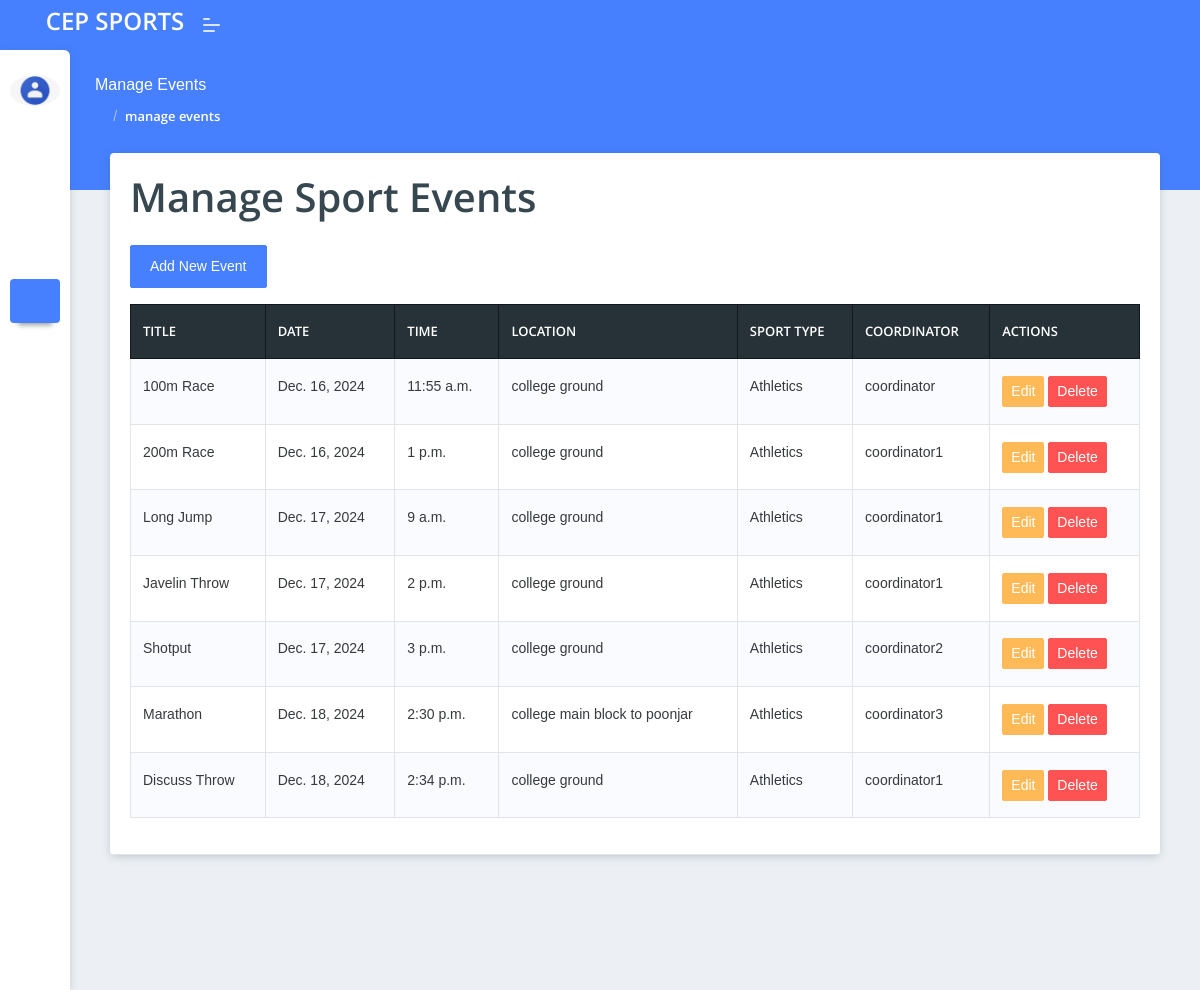
Before: /admin_panel/sport_events/ with the older database file.
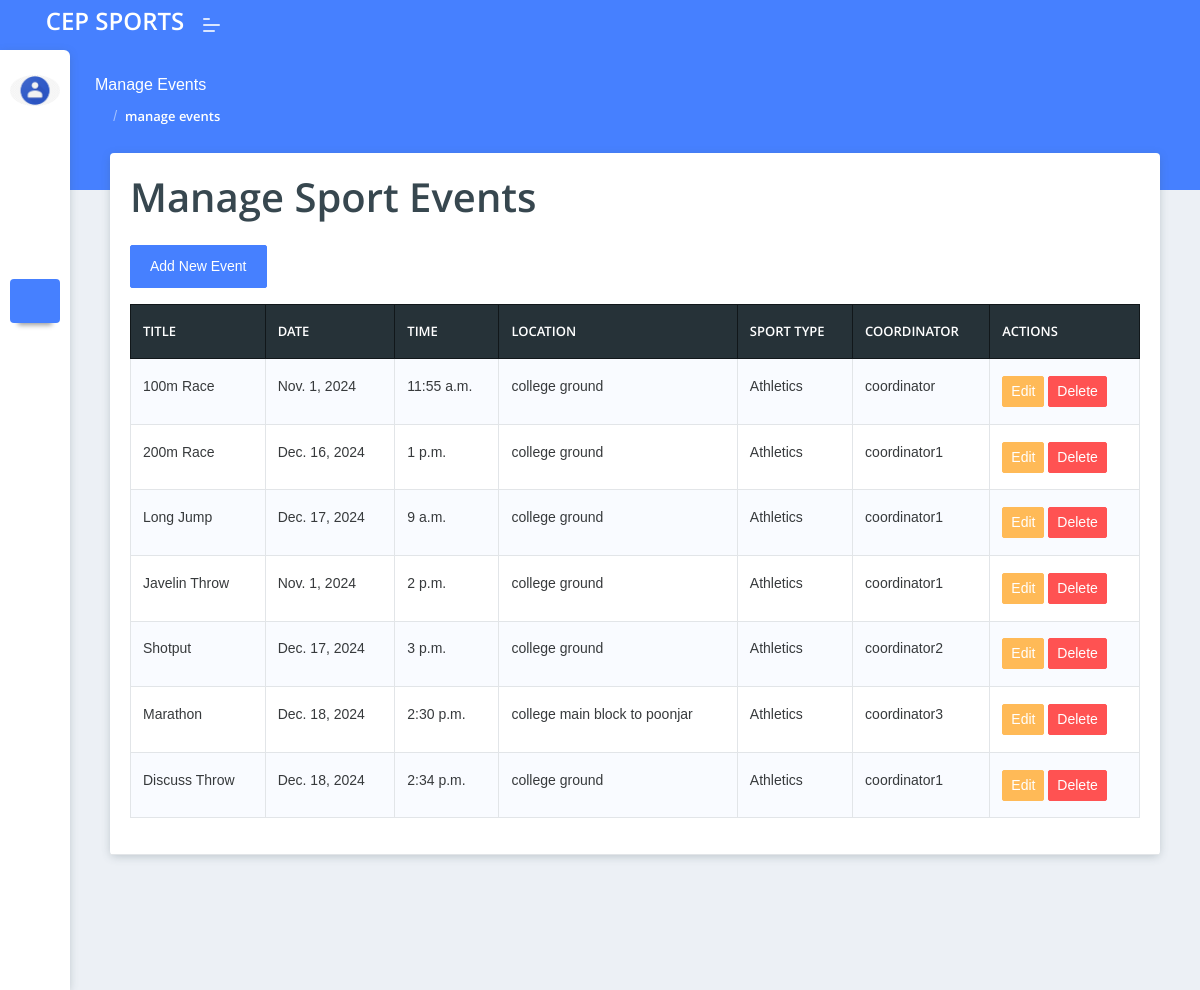
After: the same page with the newer database file.
### admin_panel/models.py (models this page shows, shortened)
class SportEvent(models.Model):
    title = models.CharField(max_length=255)
    description = models.TextField()
    date = models.DateField()
    time = models.TimeField()
    location = models.CharField(max_length=255)
    sport_type = models.CharField(max_length=50)
    remarks = models.TextField(blank=True, null=True)
    coordinator = models.ForeignKey(Coordinator, on_delete=models.CASCADE)

class Coordinator(models.Model):
    user = models.OneToOneField(User, on_delete=models.CASCADE)
    email = models.EmailField()
    full_name = models.CharField(max_length=100, blank=True, null=True)
    phone_number = models.CharField(max_length=15, blank=True)
    department = models.CharField(max_length=30, blank=True)  # Updated related_name

### admin_panel/views.py (the view)
# urls.py: path('sport_events/', views.sport_event_list, name='sport_events'),
def sport_event_list(request):
    sport_events = SportEvent.objects.all()
    return render(request, 'admin_panel/sport_events.html', {'sport_events': sport_events})

### admin_panel/templates/admin_panel/sport_events.html (shortened to what this page needs)
{% extends "admin_panel/base.html" %}
{% load static %}
{% block content %}
  <div class="pcoded-main-container">
    <div class="pcoded-content">
        <div class="page-header">
            <div class="page-block">
                <div class="row align-items-center">
                    <div class="col-md-12">
                        <div class="page-header-title">
                            <h5 class="m-b-10">Manage Events</h5>
                        </div>
                        <ul class="breadcrumb">
                            <li class="breadcrumb-item"><a href="{% url "admin_dashboard" %}"><i class="feather icon-home"></i></a></li>
                            <li class="breadcrumb-item"><a href="#!">manage events</a></li>
                        </ul>
                    </div>
                </div>
            </div>
        </div>
        <div class="col-sm-12">
          <div class="card">
              <div class="card-header">
                <h1 class="mb-4">Manage Sport Events</h1>
<div class="mb-3">
    <a href="{% url 'sport_event_add' %}" class="btn btn-primary">Add New Event</a>
</div>
<table class="table table-bordered table-striped">
    <thead class="thead-dark">
        <tr>
            <th>Title</th>
            <th>Date</th>
            <th>Time</th>
            <th>Location</th>
            <th>Sport Type</th>
            <th>Coordinator</th>
            <th>Actions</th>
        </tr>
    </thead>
    <tbody>
        {% for event in sport_events %}
        <tr>
            <td>{{ event.title }}</td>
            <td>{{ event.date }}</td>
            <td>{{ event.time }}</td>
            <td>{{ event.location }}</td>
            <td>{{ event.sport_type }}</td>
            <td>{{ event.coordinator.user.username }}</td>
            <td>
                <a href="{% url 'sport_event_edit' event.id %}" class="btn btn-sm btn-warning">Edit</a>
                <form action="{% url 'sport_event_delete' event.id %}" method= "post" style="display:inline;">
                    <button type="button" class="btn btn-danger btn-sm" onclick="confirmDelete(this);">Delete</button>
                </form>
            </td>
        </tr>
        {% empty %}
        <tr>
            <td colspan="7" class="text-center">No sport events found</td>
        </tr>
        {% endfor %}
    </tbody>
</table>
          </div>
      </div>
    </div>
</div>
{% endblock content %}

Changed rows visible on the page:
changed SportEvent "100m Race": date "Dec. 16, 2024" → "Nov. 1, 2024"
changed SportEvent "Javelin Throw": date "Dec. 17, 2024" → "Nov. 1, 2024"
